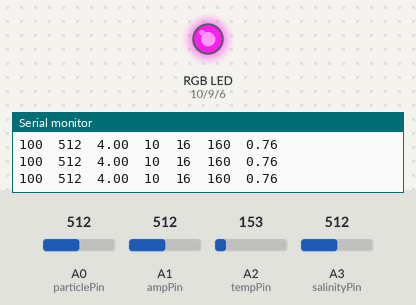
Bench run of a sketch on a simulated Arduino Uno, built with avr-gcc and run on an emulated ATmega328P. Shown: an RGB LED mixed from three pins (HIGH = lit), the last lines printed to the serial monitor. Dashed ring = blinking. The test bench sets the inputs (shaded band); at power-on: A2 (tempPin) = 153, A1 (ampPin) = 512, A0 (particlePin) = 512, A3 (salinityPin) = 512. Dim RGB values are drawn brighter than linear.

Above: at 1.2 s.
1.3 s: A2 (tempPin) set to 125
At 1.8 s:
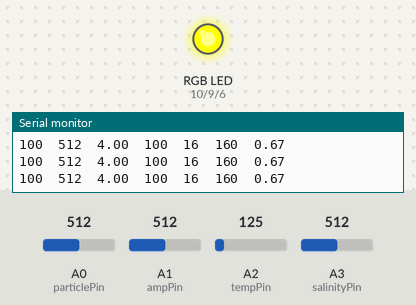
2.8 s: A1 (ampPin) set to 306
At 2.97 s:
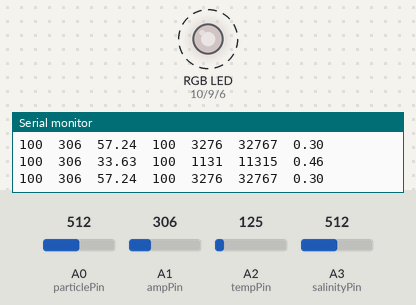
4.6 s: A1 (ampPin) set to 30
At 4.77 s:
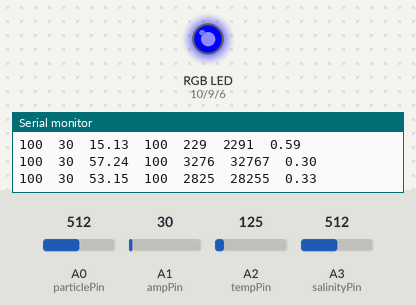
6.3 s: A1 (ampPin) set to 31
At 6.9 s:
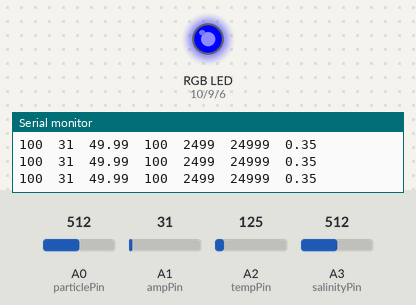
9.3 s: A1 (ampPin) set to 992
At 10.5 s:
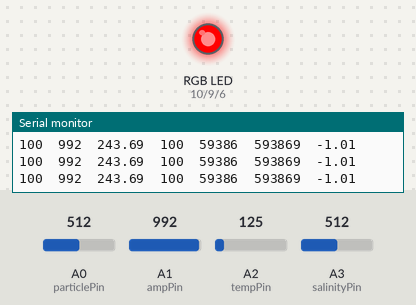
Timing chart, 0 to 11.8 s (numbered marks = the images above; inputs shaded):
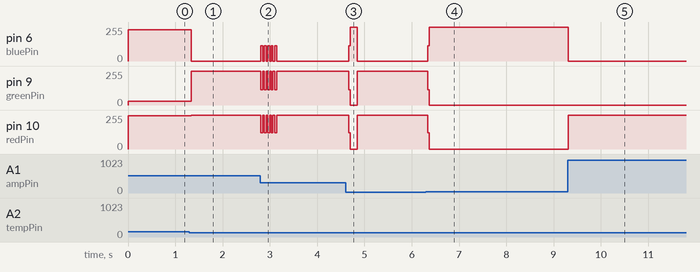

Measured:
- the behaviour switches between 140 and 139 on A2 (tempPin) (found by bisection; images 0 and 1)
- after the input at 1.3 s, pin 6 (bluePin): 234/255 → 0/255 at once; pin 9 (greenPin): 30/255 → 255/255 at once; pin 10 (redPin): 249/255 → 255/255 at once
- after the input at 2.8 s, pin 6 (bluePin): alternates 114/255 for 0.04 s and 0/255 for 0.04 s, 10 changes in all, then stays 0/255, starting at once; pin 9 (greenPin): alternates 255/255 for 0.04 s and 114/255 for 0.04 s, 10 changes in all, then stays 255/255, starting at once
- after the input at 4.6 s, pin 6 (bluePin): 0/255 → 255/255 after 0.07 s, → 0/255 0.18 s later; pin 9 (greenPin), pin 10 (redPin): 255/255 → 0/255 after 0.07 s, → 255/255 0.18 s later
- after the input at 6.3 s, pin 6 (bluePin): 0/255 → 255/255 at once; pin 9 (greenPin), pin 10 (redPin): 255/255 → 0/255 at once
- after the input at 9.3 s, pin 6 (bluePin): 255/255 → 0/255 at once; pin 10 (redPin): 0/255 → 255/255 at once

The sketch:

D_and_I_Final_Project_v9.ino
```cpp
/*
  EMOTION OF THE OCEAN
*/

int redPin = 10;
int greenPin = 9;
int bluePin = 6;

// decide later whether the pin will be analogue or digital
int salinityPin  = A3;
int tempPin = A2;
int ampPin = A1;
int particlePin = A0;

int sensorValue;        // value read from the sensor
int salinityValue;        // value output to the PWM (analog out)
int tempValue;
int particleValue;

float emotionIndex;

int lastprinted = 0;
/////////////////////////////////////////SENSORS///////////////////////////////////////

//int ampPin = A2;

const int numReadings1 = 150;
int readings1[numReadings1];      // the readings from the analog input
int readIndex1 = 0;              // the index of the current reading
int total1 = 0;                  // the running total
int average1 = 0;                // the average

const int numReadings2 = 10;
int readings2[numReadings2];      // the readings from the analog input
int readIndex2 = 0;              // the index of the current reading
long total2 = 0;                  // the running total
float ampValue = 0;                // the average


///////////////////////////////////////////////////////////////////////////////////////
void setup()
{
  pinMode(redPin, OUTPUT);
  pinMode(greenPin, OUTPUT);
  pinMode(bluePin, OUTPUT);
  //  pinMode(sensorPin1, OUTPUT);
  //  pinMode(sensorPin2, OUTPUT);
  //  pinMode(sensorPin3, OUTPUT);
  //  pinMode(sensorPin4, OUTPUT);
  //  pinMode(sensorPin5, OUTPUT);
  Serial.begin(9600);
  pinMode(particlePin, INPUT_PULLUP); //LDR, Purple A0
  pinMode(salinityPin, INPUT); //Salinity, Gray A3
  pinMode(ampPin, INPUT); //Amplitude, Green A1
  pinMode(tempPin, INPUT); //Temp, Blue A2++

  for (int thisReading = 0; thisReading < numReadings1; thisReading++) {
    readings1[thisReading] = 0;
  }
  for (int thisReading = 0; thisReading < numReadings2; thisReading++) {
    readings2[thisReading] = 0;

    //  for (int i = A0; i < A5; i++) {
    //    pinMode(i, INPUT_PULLUP);
    //  }
  }
}
void loop()
{ // Salinity Sensor 1

  // read the analog in value:
  sensorValue = analogRead(salinityPin);
  //  Serial.print("Sensor1:\t");
  //  Serial.println(sensorValue);
  // map it to the range of the analog out:
  salinityValue = constrain(sensorValue, 820, 890); //820~890
  salinityValue = map(salinityValue, 820, 890, 0, 200); //0~200
  salinityValue = abs(salinityValue - 100); //0~100

  // Need to find the upper and lower bound of the sensors and then use the constrain function.
  //  Serial.print("Mapped salinityValue:\t");
  //  Serial.println(salinityValue);
  // Need to calibrate or check the sensor and get the average value. The average value should be set to 50. If high, then >50. If low, then <50.

  // Temperature Sensor 2
  // read the analog in value:
  sensorValue = analogRead(tempPin);
  //  Serial.print("Sensor2:\t");
  //  Serial.println(sensorValue);
  // map it to the range of the analog out:
  //tempValue = map(sensorValue, 0, 1023, 0, 100);
  //  Serial.print("Mapped tempValue:\t");
  //  Serial.println(tempValue);
  // Need to calibrate or check the sensor and get the average value. The average value should be set to 50. If high, then >50. If low, then <50.
  float voltage = sensorValue * 5.0;
  voltage /= 1024.0;
  float temperatureC = (voltage - 0.5) * 100 ;  //converting from 10 mv per degree wit 500 mV offset

  tempValue = constrain(temperatureC, 15, 35);
  tempValue = map(tempValue, 15, 35, 0, 200);
  tempValue = abs(tempValue - 100);

  // Particle Sensor 4
  // read the analog in value:
  sensorValue = analogRead(particlePin);
  // map it to the range of the analog out:
  //  Serial.print("Sensor3:\t");
  //  Serial.println(sensorValue);
  particleValue = constrain(sensorValue, 23, 65);
  particleValue = map(particleValue, 23, 65, 0, 100);
  //  Serial.print("Mapped OutputValue3:\t");
  //  Serial.println(outputValue3);

  // Need to calibrate or check the sensor and get the average value. The average value should be set to 50. If high, then >50. If low, then <50.
  //Serial.println(String(analogRead(A0)) + "\t" + String(analogRead(A1)) + "\t" + String(analogRead(A2)) + "\t" + String(analogRead(A3)) +"\t" + String(emotionIndex));
  Serial.println(String(salinityValue) + "\t" + String(analogRead(ampPin)) + "\t" + String(ampValue) + "\t" + String(tempValue) + "\t" + String(total2 / numReadings2) + "\t" + String(total2) +"\t" + String(emotionIndex));

  // subtract the last reading:
  total1 = total1 - readings1[readIndex1];
  // read from the sensor:
  readings1[readIndex1] = analogRead(ampPin);
  // add the reading to the total:
  total1 = total1 + readings1[readIndex1];
  // advance to the next position in the array:
  readIndex1 = readIndex1 + 1;

  // if we're at the end of the array...
  if (readIndex1 >= numReadings1) {
    // ...wrap around to the beginning:
    readIndex1 = 0;
  }

  // calculate the average:
  average1 = total1 / numReadings1;

  ///////////Total2////////

  // subtract the last reading:
  total2 = total2 - readings2[readIndex2];
  // read from the sensor:
  readings2[readIndex2] = sq(analogRead(ampPin) - 516);
  // add the reading to the total:
  total2 = total2 + readings2[readIndex2];
  // advance to the next position in the array:
  readIndex2 = readIndex2 + 1;

  // if we're at the end of the array...
  if (readIndex2 >= numReadings2) {
    // ...wrap around to the beginning:
    readIndex2 = 0;
  }

  // calculate the average:
  if (total2 < 0) {
    total2 = 32767;
  }
  ampValue = sqrt(total2 / numReadings2);


  // Below printing is important.
  //  Serial.print("Mapped s1: ");
  //  Serial.print(outputValue1);
  //  Serial.print("  Mapped s2: ");
  //  Serial.print(outputValue2);
  //  Serial.print("  Mapped s3: ");
  //  Serial.print(outputValue3);
  //  Serial.print("  Mapped s4: ");
  //  Serial.print(outputValue4);
  //  Serial.print("  Mapped s5: ");
  //  Serial.print(outputValue5);
  //  Serial.println();

  // Need to calibrate or check the sensor and get the average value. The average value should be set to 50. If high, then >50. If low, then <50.

  //---------- EMOTION INDEX CALCULATION -------------------------------

  // Percentage Weitages.They are in order. Amplitude(30%), Salinity(5%), Pollution(20%), Temperature(20%),DO(25%). Only DO is postive rest are negative.

  emotionIndex = ((100 - salinityValue) * 0.10 + (100 - tempValue) * 0.10 + (100 - particleValue) * 0.10 + (100 - ampValue) * 0.70) / 100;

  static long start_time = 0;
  if (!start_time)
    start_time = millis();
  // Below printing is important.
  //  Serial.println("Current EMOTION INDEX");
  //  Serial.println(emotionIndex);

  // Angry
  if (emotionIndex >= 0 && emotionIndex < 0.2) {
    setColor(255, 0, 0);  // red
    if (millis() - start_time > 1000) {
      if (lastprinted != 2) Serial.println(2);
      lastprinted = 2;
      start_time = 0;
    }
  }
  // Sad
  else if (emotionIndex >= 0.2 && emotionIndex < 0.3) {
    setColor(122, 114, 114);  // gray
    if (millis() - start_time > 1000) {
      if (lastprinted != 3) Serial.println(3);
      lastprinted = 3;
      start_time = 0;
    }
  }

  // Calm
  else if (emotionIndex >= 0.3 && emotionIndex < 0.45) {
    setColor(0, 0, 255); // blue

    if (millis() - start_time > 1000) {
      if (lastprinted != 1) Serial.println(1);
      lastprinted = 1;
      start_time = 0;
    }
  }
  // Happy
  else if (emotionIndex >= 0.45 && emotionIndex < 0.7) {
    setColor(255, 255, 0); // Yellow
    if (millis() - start_time > 1000) {
      if (lastprinted != 0) Serial.println(0);
      lastprinted = 0;
      start_time = 0;
    }
  }
  // in Love
  else if (emotionIndex >= 0.7 && emotionIndex < 1) {
    setColor(249, 30, 234); // Pink
    if (millis() - start_time > 1000) {
      if (lastprinted != 4) Serial.println(4);
      lastprinted = 4;
      start_time = 0;
    }

  }
}

void setColor(int red, int green, int blue)
{
  analogWrite(redPin, red);
  analogWrite(greenPin, green);
  analogWrite(bluePin, blue);
}
```
